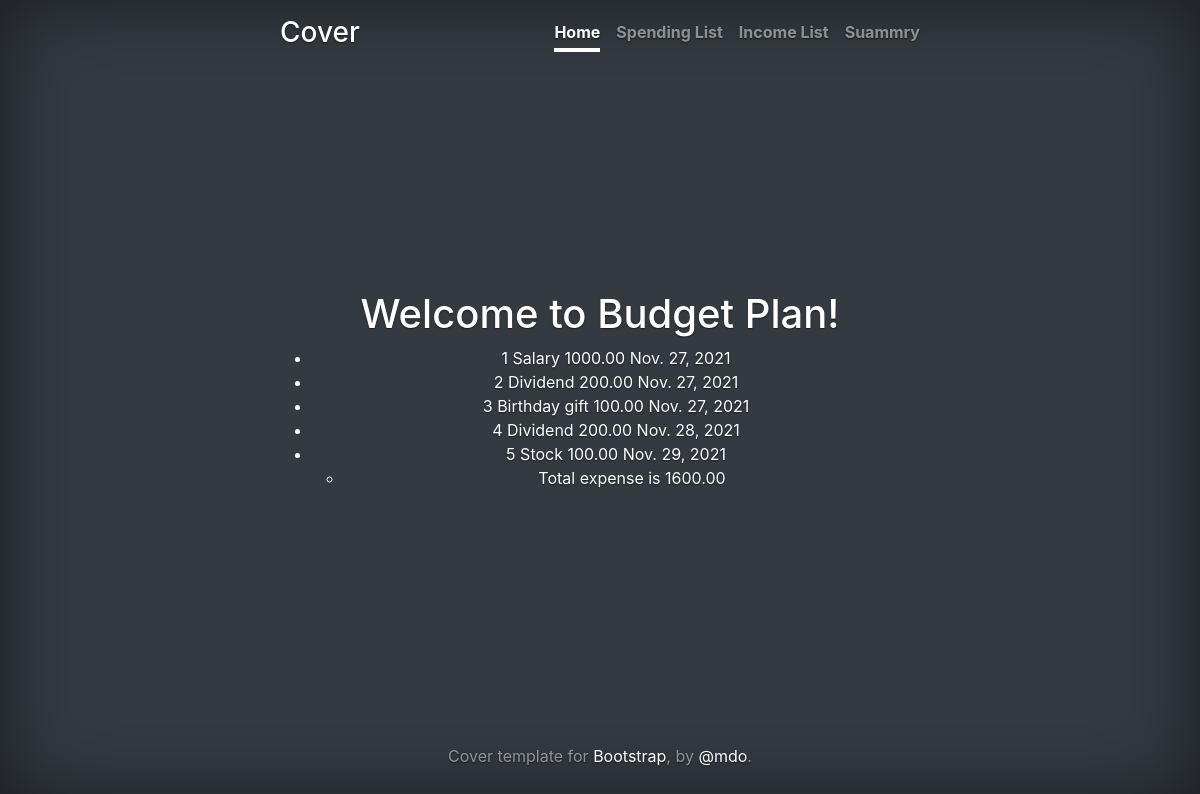
The app's page /budget/income/list/ with its own data.
### budget/models.py (models this page shows, shortened)
class Income(models.Model):
    class IncomeType(models.TextChoices):
        NONE = '',_('Type of Income')
        SALARY = 'Salary',_('Salary')
        DIVIDEND = 'Dividend',_('Dividend')
        EXTRA = 'Extra',_('Extra')
        BUSINESS = 'Business',_('Business')
    name = CharField(max_length=128)
    amount = DecimalField(max_digits=8,decimal_places=2)
    category = CharField(
        max_length=8,
        choices=IncomeType.choices,
        default=None,
    )
    date = DateField(default=datetime.date.today)# date field , default is today
    description = TextField()

### budget/views.py (the view)
# urls.py: path('budget/income/list/', IncomeListView.as_view(), name='income_list'),
class IncomeListView(ListView):
    template_name = "incomes/list.html"
    model = Income
    def get_context_data(self,**kwargs):
        context=super().get_context_data(**kwargs)
        context['incomes'] = Income.objects.all() # get a query of all expenses
        total_incomes = context['incomes'].aggregate(Sum('amount')) #summ
        context['total_income'] = total_incomes
        return context

### budget/templates/incomes/list.html
{% extends "base.html" %}
{% block content %}
  <h1>Welcome to Budget Plan!</h1>
  <ul>
    {% for income in incomes %}
      <li>
        {{ income.pk }}
        {{ income.name }}
        {{ income.amount }}
        {{ income.date }}
      </li>
    {% endfor %}
      <ul>
        <li>Total expense is {{ total_income.amount__sum|floatformat:2 }}</li>
      </ul>
  </ul>
{% endblock %}

### budget/templates/cover.css (style rules this page uses)
body { text-shadow: 0 .05rem .1rem rgba(0, 0, 0, .5); box-shadow: inset 0 0 5rem rgba(0, 0, 0, .5); }

### records on screen
Income: pk "1", name "Salary", amount "1000.00", date "Nov. 27, 2021"
Income: pk "2", name "Dividend", amount "200.00", date "Nov. 27, 2021"
Income: pk "3", name "Birthday gift", amount "100.00", date "Nov. 27, 2021"
Income: pk "4", name "Dividend", amount "200.00", date "Nov. 28, 2021"
Income: pk "5", name "Stock", amount "100.00", date "Nov. 29, 2021"

### other values on screen
{{ total_income.amount__sum|floatformat:2 }} "1600.00"
